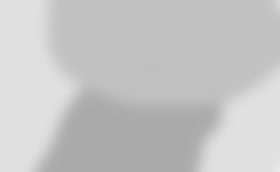
#> input picture data/ws2.png, 140 x 86 px (shown 2 times larger)
$ jupyter execute --allow-errors 03-Watershed_transform.ipynb   (shell and % lines are left out)
#> lines starting #> are read from the running program, lines starting #| are printed output that depends on the picture; after the words box and inside, x2 and y2 are one past the last pixel; in counts of white or black regions, pixels touching at a corner belong together
[cell 1]
from IPython.display import HTML,Image,SVG,YouTubeVideo

# Watershed transform

## Principles

As introduced before, the main idea behind the watershed transform is to isolate regions of the image similarily to hydrographic region in geography. An image can indeed be seen as a 2D and a half data, the gray levels being considered the altitude. If the gradient of an image is looked upon, the borders of the objects correspond to the crests of the gradient surface.
|Example of a hydrographic map|
|:-:|
||

## Gradient crests

The crests of the map are computed by a simple gradient operator.

[cell 2]
from skimage.io import imread
import numpy as np
from skimage.morphology import disk
import skimage.filters.rank as skr
from skimage.measure import label
from skimage.morphology import disk
from scipy import ndimage as ndi
import matplotlib.pyplot as plt
from skimage.segmentation import watershed,mark_boundaries
from mpl_toolkits.mplot3d import axes3d, Axes3D

ima = imread('../data/ws2.png')[:,:,0]
#> ima: shape (86, 140); min 170, max 232, mean 197.6
gradient = skr.gradient(ima,disk(5))
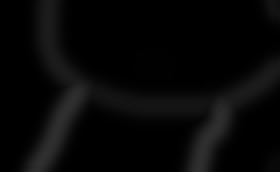
#> gradient: shape (86, 140) (shown 2 times larger); min 0, max 47, mean 7.1

plt.subplot(1,2,1)
#> (this line was passed over: IPython is not available in this run)
plt.imshow(ima,cmap=plt.cm.gray)
#> (this line was passed over: IPython is not available in this run)
plt.subplot(1,2,2)
#> (this line was passed over: IPython is not available in this run)
plt.imshow(gradient,cmap=plt.cm.gray)
#> (this line was passed over: IPython is not available in this run)

m,n = gradient.shape
#> m = 86; n = 140

#> (the rest of this cell did not finish here and is left out)

## Local minima

The local minima are extracted from the gradient previously computed.

[cell 3]
local_min = gradient <= skr.minimum(gradient,disk(10))
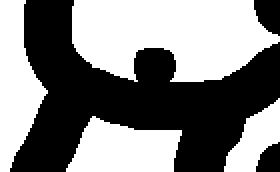
#> local_min: shape (86, 140) bool (shown 2 times larger); 51% white; 3 black regions, box (x1, y1, x2, y2) and area: (5, 0, 140, 86) 5581, (127, 0, 140, 18) 179, (128, 71, 140, 86) 134
marks = label(local_min,background=0)
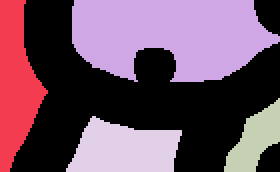
#> marks: shape (86, 140) int32 (shown 2 times larger); 5 distinct labels, from 0 to 4; one colour per label, 0 black

#> (the rest of this cell did not finish here and is left out)

## Watershed basins

One watershed basin is assigned for each minimum that has been labeled before.

[cell 4]
ws = watershed(gradient,marks)
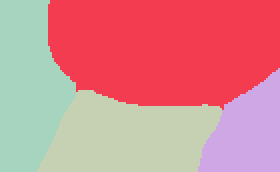
#> ws: shape (86, 140) int32 (shown 2 times larger); 4 distinct labels, from 1 to 4; one colour per label, 0 black
plt.figure()
#> (this line was passed over: IPython is not available in this run)
plt.imshow(ws);
#> (this line was passed over: IPython is not available in this run)

## Basins borders overlay

The borders are then automatically computed and aligned with the borders of the objects of the original image.

[cell 5]
result = mark_boundaries(ima,ws,outline_color=[1,0,0])
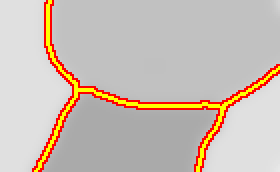
#> result: shape (86, 140, 3) float64 (shown 2 times larger); mean R, G, B 0.795, 0.746, 0.709

plt.figure()
#> (this line was passed over: IPython is not available in this run)
plt.imshow(result);
